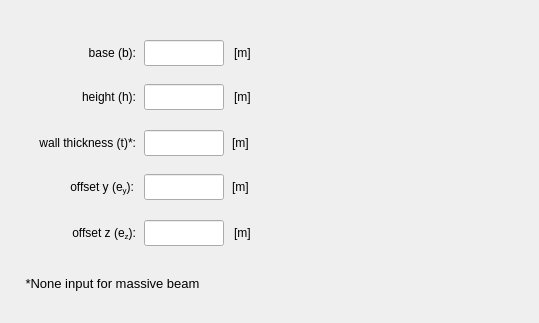
       <widget class="QWidget" name="tab_rectangular_section">
        <attribute name="title">
         <string>Rectangular</string>
        </attribute>
        <widget class="QLabel" name="label_4">
         <property name="geometry">
          <rect>
           <x>280</x>
           <y>4</y>
           <width>250</width>
           <height>310</height>
          </rect>
         </property>
         <property name="text">
          <string/>
         </property>
         <property name="pixmap">
          <pixmap>../../figures/Rectangular.PNG</pixmap>
         </property>
         <property name="scaledContents">
          <bool>true</bool>
         </property>
        </widget>
        <widget class="QLabel" name="label_6">
         <property name="geometry">
          <rect>
           <x>12</x>
           <y>272</y>
           <width>201</width>
           <height>23</height>
          </rect>
         </property>
         <property name="font">
          <font>
           <pointsize>10</pointsize>
           <weight>50</weight>
           <bold>false</bold>
          </font>
         </property>
         <property name="text">
          <string>&lt;html&gt;&lt;head/&gt;&lt;body&gt;&lt;p align=&quot;center&quot;&gt;*None input for massive beam&lt;/p&gt;&lt;/body&gt;&lt;/html&gt;</string>
         </property>
        </widget>
        <widget class="QLineEdit" name="lineEdit_offsetz_rectangular_section">
         <property name="geometry">
          <rect>
           <x>144</x>
           <y>220</y>
           <width>80</width>
           <height>26</height>
          </rect>
         </property>
         <property name="minimumSize">
          <size>
           <width>80</width>
           <height>26</height>
          </size>
         </property>
         <property name="maximumSize">
          <size>
           <width>80</width>
           <height>26</height>
          </size>
         </property>
         <property name="font">
          <font>
           <family>Arial</family>
           <pointsize>11</pointsize>
           <weight>75</weight>
           <italic>true</italic>
           <bold>true</bold>
          </font>
         </property>
         <property name="focusPolicy">
          <enum>Qt::StrongFocus</enum>
         </property>
         <property name="styleSheet">
          <string notr="true">color: rgb(255, 0, 0);</string>
         </property>
         <property name="alignment">
          <set>Qt::AlignCenter</set>
         </property>
        </widget>
        <widget class="QLineEdit" name="lineEdit_base_rectangular_section">
         <property name="geometry">
          <rect>
           <x>144</x>
           <y>40</y>
           <width>80</width>
           <height>26</height>
          </rect>
         </property>
         <property name="minimumSize">
          <size>
           <width>80</width>
           <height>26</height>
          </size>
         </property>
         <property name="maximumSize">
          <size>
           <width>80</width>
           <height>26</height>
          </size>
         </property>
         <property name="font">
          <font>
           <family>Arial</family>
           <pointsize>11</pointsize>
           <weight>75</weight>
           <italic>true</italic>
           <bold>true</bold>
          </font>
         </property>
         <property name="focusPolicy">
          <enum>Qt::StrongFocus</enum>
         </property>
         <property name="styleSheet">
          <string notr="true">color: rgb(255, 0, 0);</string>
         </property>
         <property name="alignment">
          <set>Qt::AlignCenter</set>
         </property>
        </widget>
        <widget class="QLineEdit" name="lineEdit_offsety_rectangular_section">
         <property name="geometry">
          <rect>
           <x>144</x>
           <y>174</y>
           <width>80</width>
           <height>26</height>
          </rect>
         </property>
         <property name="minimumSize">
          <size>
           <width>80</width>
           <height>26</height>
          </size>
         </property>
         <property name="maximumSize">
          <size>
           <width>80</width>
           <height>26</height>
          </size>
         </property>
         <property name="font">
          <font>
           <family>Arial</family>
           <pointsize>11</pointsize>
           <weight>75</weight>
           <italic>true</italic>
           <bold>true</bold>
          </font>
         </property>
         <property name="focusPolicy">
          <enum>Qt::StrongFocus</enum>
         </property>
         <property name="styleSheet">
          <string notr="true">color: rgb(255, 0, 0);</string>
         </property>
         <property name="alignment">
          <set>Qt::AlignCenter</set>
         </property>
        </widget>
        <widget class="QLineEdit" name="lineEdit_wall_thickness_rectangular_section">
         <property name="geometry">
          <rect>
           <x>144</x>
           <y>130</y>
           <width>80</width>
           <height>26</height>
          </rect>
         </property>
         <property name="minimumSize">
          <size>
           <width>80</width>
           <height>26</height>
          </size>
         </property>
         <property name="maximumSize">
          <size>
           <width>80</width>
           <height>26</height>
          </size>
         </property>
         <property name="font">
          <font>
           <family>Arial</family>
           <pointsize>11</pointsize>
           <weight>75</weight>
           <italic>true</italic>
           <bold>true</bold>
          </font>
         </property>
         <property name="focusPolicy">
          <enum>Qt::StrongFocus</enum>
         </property>
         <property name="styleSheet">
          <string notr="true">color: rgb(255, 0, 0);</string>
         </property>
         <property name="alignment">
          <set>Qt::AlignCenter</set>
         </property>
        </widget>
        <widget class="QLineEdit" name="lineEdit_height_rectangular_section">
         <property name="geometry">
          <rect>
           <x>144</x>
           <y>84</y>
           <width>80</width>
           <height>26</height>
          </rect>
         </property>
         <property name="minimumSize">
          <size>
           <width>80</width>
           <height>26</height>
          </size>
         </property>
         <property name="maximumSize">
          <size>
           <width>80</width>
           <height>26</height>
          </size>
         </property>
         <property name="font">
          <font>
           <family>Arial</family>
           <pointsize>11</pointsize>
           <weight>75</weight>
           <italic>true</italic>
           <bold>true</bold>
          </font>
         </property>
         <property name="focusPolicy">
          <enum>Qt::StrongFocus</enum>
         </property>
         <property name="styleSheet">
          <string notr="true">color: rgb(255, 0, 0);</string>
         </property>
         <property name="alignment">
          <set>Qt::AlignCenter</set>
         </property>
        </widget>
        <widget class="QLabel" name="label_100">
         <property name="geometry">
          <rect>
           <x>234</x>
           <y>40</y>
           <width>35</width>
           <height>26</height>
          </rect>
         </property>
         <property name="minimumSize">
          <size>
           <width>35</width>
           <height>26</height>
          </size>
         </property>
         <property name="maximumSize">
          <size>
           <width>35</width>
           <height>26</height>
          </size>
         </property>
         <property name="text">
          <string>[m]</string>
         </property>
         <property name="alignment">
          <set>Qt::AlignLeading|Qt::AlignLeft|Qt::AlignVCenter</set>
         </property>
        </widget>
        <widget class="QLabel" name="label_107">
         <property name="geometry">
          <rect>
           <x>234</x>
           <y>84</y>
           <width>35</width>
           <height>26</height>
          </rect>
         </property>
         <property name="minimumSize">
          <size>
           <width>35</width>
           <height>26</height>
          </size>
         </property>
         <property name="maximumSize">
          <size>
           <width>35</width>
           <height>26</height>
          </size>
         </property>
         <property name="text">
          <string>[m]</string>
         </property>
         <property name="alignment">
          <set>Qt::AlignLeading|Qt::AlignLeft|Qt::AlignVCenter</set>
         </property>
        </widget>
        <widget class="QLabel" name="label_109">
         <property name="geometry">
          <rect>
           <x>232</x>
           <y>130</y>
           <width>35</width>
           <height>26</height>
          </rect>
         </property>
         <property name="minimumSize">
          <size>
           <width>35</width>
           <height>26</height>
          </size>
         </property>
         <property name="maximumSize">
          <size>
           <width>35</width>
           <height>26</height>
          </size>
         </property>
         <property name="text">
          <string>[m]</string>
         </property>
         <property name="alignment">
          <set>Qt::AlignLeading|Qt::AlignLeft|Qt::AlignVCenter</set>
         </property>
        </widget>
        <widget class="QLabel" name="label_110">
         <property name="geometry">
          <rect>
           <x>232</x>
           <y>174</y>
           <width>35</width>
           <height>26</height>
          </rect>
         </property>
         <property name="minimumSize">
          <size>
           <width>35</width>
           <height>26</height>
          </size>
         </property>
         <property name="maximumSize">
          <size>
           <width>35</width>
           <height>26</height>
          </size>
         </property>
         <property name="text">
          <string>[m]</string>
         </property>
         <property name="alignment">
          <set>Qt::AlignLeading|Qt::AlignLeft|Qt::AlignVCenter</set>
         </property>
        </widget>
        <widget class="QLabel" name="label_111">
         <property name="geometry">
          <rect>
           <x>234</x>
           <y>220</y>
           <width>35</width>
           <height>26</height>
          </rect>
         </property>
         <property name="minimumSize">
          <size>
           <width>35</width>
           <height>26</height>
          </size>
         </property>
         <property name="maximumSize">
          <size>
           <width>35</width>
           <height>26</height>
          </size>
         </property>
         <property name="text">
          <string>[m]</string>
         </property>
         <property name="alignment">
          <set>Qt::AlignLeading|Qt::AlignLeft|Qt::AlignVCenter</set>
         </property>
        </widget>
        <widget class="QLabel" name="label_72">
         <property name="geometry">
          <rect>
           <x>4</x>
           <y>40</y>
           <width>132</width>
           <height>26</height>
          </rect>
         </property>
         <property name="minimumSize">
          <size>
           <width>132</width>
           <height>26</height>
          </size>
         </property>
         <property name="maximumSize">
          <size>
           <width>132</width>
           <height>26</height>
          </size>
         </property>
         <property name="text">
          <string>base (b):</string>
         </property>
         <property name="alignment">
          <set>Qt::AlignRight|Qt::AlignTrailing|Qt::AlignVCenter</set>
         </property>
        </widget>
        <widget class="QLabel" name="label_94">
         <property name="geometry">
          <rect>
           <x>4</x>
           <y>84</y>
           <width>132</width>
           <height>26</height>
          </rect>
         </property>
         <property name="minimumSize">
          <size>
           <width>132</width>
           <height>26</height>
          </size>
         </property>
         <property name="maximumSize">
          <size>
           <width>132</width>
           <height>26</height>
          </size>
         </property>
         <property name="text">
          <string>height (h):</string>
         </property>
         <property name="alignment">
          <set>Qt::AlignRight|Qt::AlignTrailing|Qt::AlignVCenter</set>
         </property>
        </widget>
        <widget class="QLabel" name="label_112">
         <property name="geometry">
          <rect>
           <x>4</x>
           <y>130</y>
           <width>132</width>
           <height>26</height>
          </rect>
         </property>
         <property name="minimumSize">
          <size>
           <width>132</width>
           <height>26</height>
          </size>
         </property>
         <property name="maximumSize">
          <size>
           <width>132</width>
           <height>26</height>
          </size>
         </property>
         <property name="text">
          <string>wall thickness (t)*:</string>
         </property>
         <property name="alignment">
          <set>Qt::AlignRight|Qt::AlignTrailing|Qt::AlignVCenter</set>
         </property>
        </widget>
        <widget class="QLabel" name="label_113">
         <property name="geometry">
          <rect>
           <x>2</x>
           <y>174</y>
           <width>132</width>
           <height>26</height>
          </rect>
         </property>
         <property name="minimumSize">
          <size>
           <width>132</width>
           <height>26</height>
          </size>
         </property>
         <property name="maximumSize">
          <size>
           <width>132</width>
           <height>26</height>
          </size>
         </property>
         <property name="text">
          <string>&lt;html&gt;&lt;head/&gt;&lt;body&gt;&lt;p&gt;offset y (e&lt;span style=&quot; vertical-align:sub;&quot;&gt;y&lt;/span&gt;):&lt;/p&gt;&lt;/body&gt;&lt;/html&gt;</string>
         </property>
         <property name="alignment">
          <set>Qt::AlignRight|Qt::AlignTrailing|Qt::AlignVCenter</set>
         </property>
        </widget>
        <widget class="QLabel" name="label_114">
         <property name="geometry">
          <rect>
           <x>4</x>
           <y>220</y>
           <width>132</width>
           <height>26</height>
          </rect>
         </property>
         <property name="minimumSize">
          <size>
           <width>132</width>
           <height>26</height>
          </size>
         </property>
         <property name="maximumSize">
          <size>
           <width>132</width>
           <height>26</height>
          </size>
         </property>
         <property name="text">
          <string>&lt;html&gt;&lt;head/&gt;&lt;body&gt;&lt;p&gt;offset z (e&lt;span style=&quot; vertical-align:sub;&quot;&gt;z&lt;/span&gt;):&lt;/p&gt;&lt;/body&gt;&lt;/html&gt;</string>
         </property>
         <property name="alignment">
          <set>Qt::AlignRight|Qt::AlignTrailing|Qt::AlignVCenter</set>
         </property>
        </widget>
       </widget>
